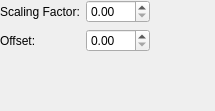
<?xml version="1.0" encoding="UTF-8"?>
<ui version="4.0">
 <class>Form</class>
 <widget class="QWidget" name="Form">
  <property name="geometry">
   <rect>
    <x>0</x>
    <y>0</y>
    <width>215</width>
    <height>111</height>
   </rect>
  </property>
  <property name="windowTitle">
   <string>Form</string>
  </property>
  <layout class="QVBoxLayout" name="verticalLayout">
   <property name="margin">
    <number>0</number>
   </property>
   <item>
    <layout class="QGridLayout" name="gridLayout">
     <item row="0" column="1">
      <widget class="QDoubleSpinBox" name="scalingFactorSpinBox">
       <property name="maximum">
        <double>255.000000000000000</double>
       </property>
      </widget>
     </item>
     <item row="0" column="0">
      <widget class="QLabel" name="label">
       <property name="text">
        <string>Scaling Factor:</string>
       </property>
      </widget>
     </item>
     <item row="0" column="2">
      <spacer name="horizontalSpacer">
       <property name="orientation">
        <enum>Qt::Horizontal</enum>
       </property>
       <property name="sizeHint" stdset="0">
        <size>
         <width>40</width>
         <height>20</height>
        </size>
       </property>
      </spacer>
     </item>
     <item row="1" column="0">
      <widget class="QLabel" name="label_2">
       <property name="text">
        <string>Offset:</string>
       </property>
      </widget>
     </item>
     <item row="1" column="1">
      <widget class="QDoubleSpinBox" name="offsetSpinBox">
       <property name="maximum">
        <double>255.000000000000000</double>
       </property>
      </widget>
     </item>
     <item row="2" column="0">
      <spacer name="verticalSpacer">
       <property name="orientation">
        <enum>Qt::Vertical</enum>
       </property>
       <property name="sizeHint" stdset="0">
        <size>
         <width>20</width>
         <height>40</height>
        </size>
       </property>
      </spacer>
     </item>
    </layout>
   </item>
  </layout>
 </widget>
 <resources/>
 <connections/>
</ui>
